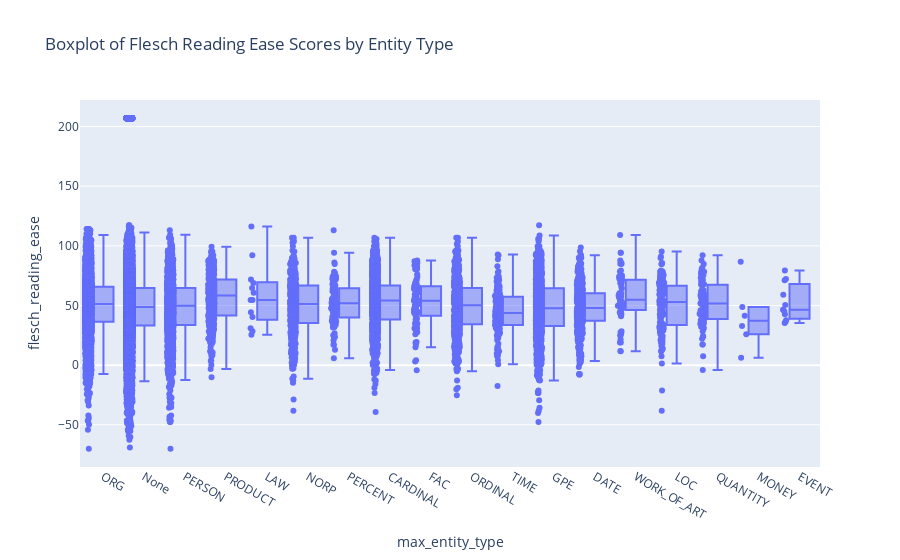

Notebook cell for this chart:
### Code cell
fig = px.box(df, x='max_entity_type', y='flesch_reading_ease', points="all",
             title='Boxplot of Flesch Reading Ease Scores by Entity Type')
fig.show()

### Figure 1 — Plotly figure (JSON) as saved in the notebook; plotly's stock layout.template omitted (floating-point values rounded to 4 significant figures; data arrays with more than 128 entries replaced by an {"elided": "..."} marker saying what was removed)
{"data": [{"alignmentgroup": "True", "boxpoints": "all", "hovertemplate": "max_entity_type=%{x}<br>flesch_reading_ease=%{y}<extra></extra>", "legendgroup": "", "marker": {"color": "#636efa"}, "name": "", "notched": false, "offsetgroup": "", "orientation": "v", "showlegend": false, "type": "box", "x": {"elided": "33955 str values"}, "x0": " ", "xaxis": "x", "y": {"elided": "33955 float values"}, "y0": " ", "yaxis": "y"}], "layout": {"boxmode": "group", "legend": {"tracegroupgap": 0}, "title": {"text": "Boxplot of Flesch Reading Ease Scores by Entity Type"}, "xaxis": {"anchor": "y", "domain": [0, 1], "title": {"text": "max_entity_type"}}, "yaxis": {"anchor": "x", "domain": [0, 1], "title": {"text": "flesch_reading_ease"}}}}
